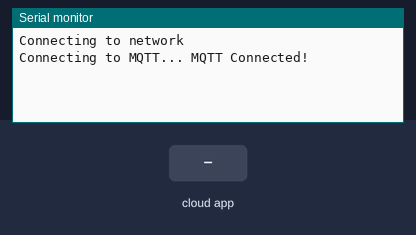
Bench run of a sketch on a simulated Arduino Uno, built with avr-gcc and run on an emulated ATmega328P. Parts: the last lines printed to the serial monitor. The inputs (shaded band) are chosen by the test bench. WiFi joins after 1.5 s; servers stay silent unless stated; no MQTT or app messages arrive unless stated.

Above: at 1.2 s.
1.3 s: the phone or cloud app sets subscribeTopic to 0
At 2.3 s:
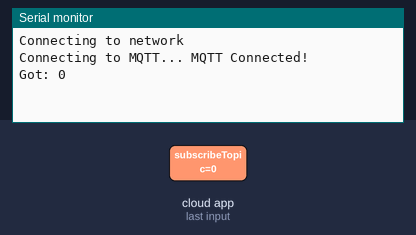
2.8 s: the phone or cloud app sets subscribeTopic to 1
At 3.2 s:
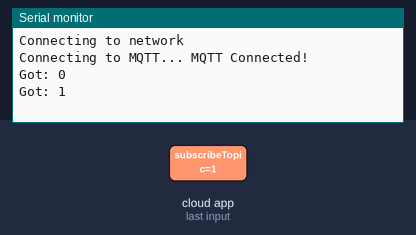

Measured:
- after the input at 1.3 s, the serial monitor: prints a new line at once (image 1)
- after the input at 2.8 s, the serial monitor: prints a new line at once (image 2)

The sketch:

MQTT_Test.ino
```cpp
/*
 Test MQTT publish and subscribe via etherner connection

 by Alberto Celano
 http://www.caprasilana.it
*/
#include <Ethernet.h>
#include "Adafruit_MQTT.h"
#include "Adafruit_MQTT_Client.h"

/************************* Adafruit.io Setup *********************************/
#define AIO_SERVER "192.168.1.5"
#define AIO_SERVERPORT 1883 // use 8883 for SSL
#define AIO_USERNAME ""
#define AIO_KEY ""


/************************* Network Properties *********************************/
byte mac[] = { 0xDE, 0xAD, 0xBE, 0xEF, 0xFE, 0xED };; // Arduino MAC
IPAddress ip(192, 168, 1, 35); // Arduino IP
IPAddress server(192, 168, 1, 5); // MQTT Broker IP

/************************* Ethernet Client Setup *****************************/

EthernetClient ethClient;

// Setup the MQTT client class by passing in the WiFi client and MQTT server and login details.
Adafruit_MQTT_Client mqtt(&ethClient, AIO_SERVER, AIO_SERVERPORT, AIO_USERNAME, AIO_KEY);

/****************************** Feeds ***************************************/

// Setup a feed called 'publishTopic' for publishing.
Adafruit_MQTT_Publish publishTopic = Adafruit_MQTT_Publish(&mqtt, "publishTopic");

// Setup a feed called 'subscribeTopic' for subscribing to changes.
Adafruit_MQTT_Subscribe subscribeTopic = Adafruit_MQTT_Subscribe(&mqtt, AIO_USERNAME "subscribeTopic");

void MQTT_connect();

void setup()
{
 Serial.begin(9600);
  delay(10);
  Serial.println();
  Serial.print("Connecting to network");

  Ethernet.begin(mac, ip);

  Serial.println();

  // Setup MQTT subscription
  mqtt.subscribe(&subscribeTopic);
}

void loop()
{
  MQTT_connect();

  Adafruit_MQTT_Subscribe *subscription;
  while ((subscription = mqtt.readSubscription(5000)))
  {
    if (subscription == &subscribeTopic)
    {

     /* if (strcmp((char *)subscribeTopic.lastread, "ON_MESSAGE") == 0)
      {
         Serial.println((char *)subscribeTopic.lastread);
      }*/
      Serial.print(F("Got: "));
      Serial.println((char *)subscribeTopic.lastread);

    }
  }
}

// Function to connect and reconnect as necessary to the MQTT server.
// Should be called in the loop function and it will take care if connecting.
void MQTT_connect()
{
  int8_t ret;

  // Stop if already connected.
  if (mqtt.connected())
  {
    return;
  }

  Serial.print("Connecting to MQTT... ");

  uint8_t retries = 3;
  while ((ret = mqtt.connect()) != 0)
  { // connect will return 0 for connected
    Serial.println(mqtt.connectErrorString(ret));
    Serial.println("Retrying MQTT connection in 5 seconds...");
    mqtt.disconnect();
    delay(5000); // wait 5 seconds
    retries--;
    if (retries == 0)
    {
      // basically die and wait for WDT to reset me
      while (1)
        ;
    }
  }
  Serial.println("MQTT Connected!");

  publishTopic.publish("Hello MQTT World!");
}
```
